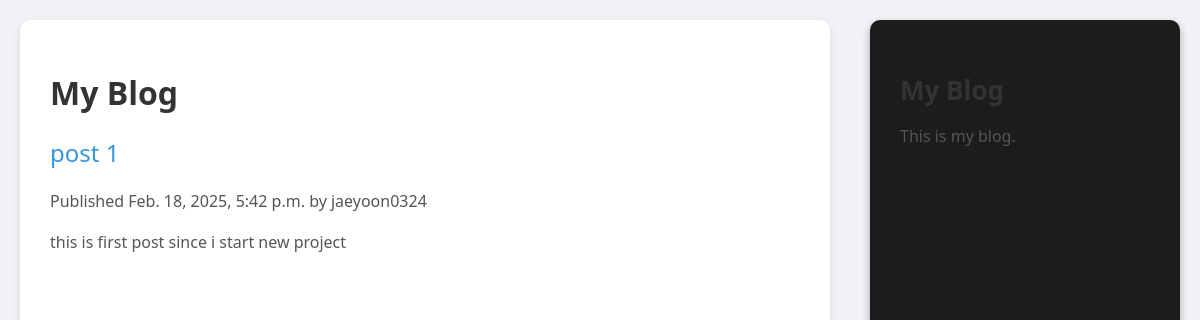
/blog/, run on an earlier commit of the app's database.
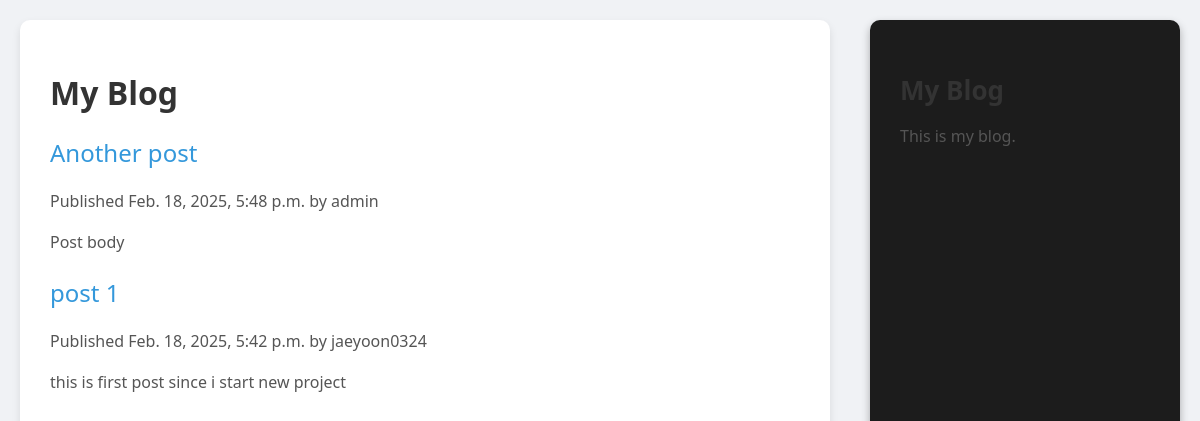
And on a later commit of the database.
### blog/models.py (models this page shows, shortened)
class Post(models.Model):
    class Status(models.TextChoices):
        DRAFT = 'DF', 'Draft'
        PUBLISHED = 'PB', 'Published'
    title = models.CharField(max_length=255)
    slug =models.SlugField(max_length=255)
    body = models.TextField()
    publish = models.DateTimeField(default=timezone.now)
    created = models.DateTimeField(auto_now_add=True)
    updated = models.DateTimeField(auto_now=True)
    status = models.CharField(max_length = 2,
                              choices = Status.choices,
                              default =Status.DRAFT)
    author = models.ForeignKey(User,
                               on_delete=models.CASCADE,
                               related_name='blog_posts',
                               default =1)
    objects = models.Manager()
    published = PublishedManager()
    class Meta:
        ordering = ['-publish']
        indexes =[
            models.Index(fields=['-publish']),
        ]

### blog/views.py (the view)
# urls.py: path('', views.post_list,name = 'post_list'),
def post_list(request):
    posts = Post.published.all()
    return render(request,
                  'blog/post/list.html',
                  {'posts': posts})

### blog/models.py (called while the page is built)
    def get_queryset(self):
        return super().get_queryset().filter(status = Post.Status.PUBLISHED)

### blog/templates/blog/post/list.html (shortened to what this page needs)
{% extends "blog/base.html" %}
{% block content %}
<h1> My Blog </h1>
{%for post in posts %}
<h2>
    <a href = "{% url 'blog:post_detail' post.id %}">
        {{ post.title }}
    </a>
</h2>
<p class = "date">
    Published {{ post.publish }} by {{ post.author}}
</p>
{{ post.body|truncatewords:30|linebreaks}}
{%endfor%}
{%endblock%}

What changed in the data, as far as the page shows it:
now on this page (row edited): Post: title "Another post", publish "Feb. 18, 2025, 5:48 p.m.", author "admin", body "Post body"
